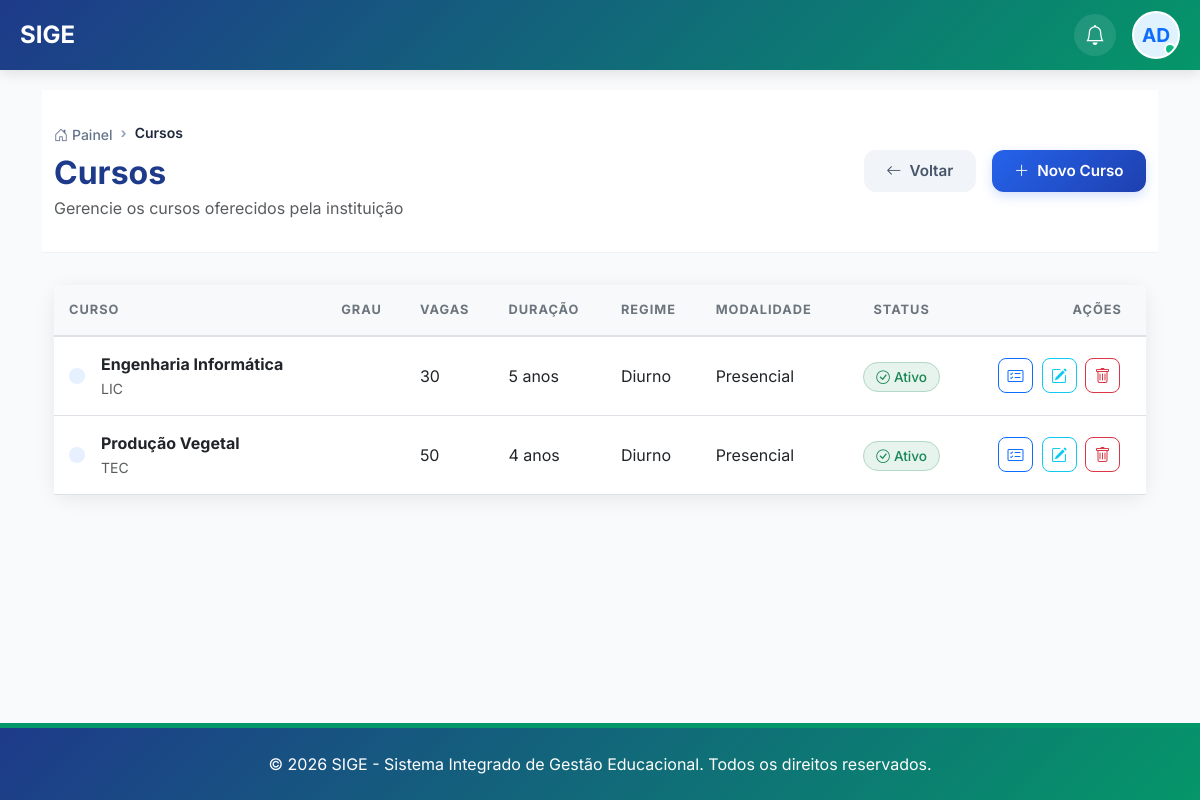
Screenshot of /cursos/ (signed in) with the database file from the repository.
### core/models.py (models this page shows, shortened)
class Curso(models.Model):
    REGIME_CHOICES = [
        ('diurno', 'Diurno'),
        ('pos-laboral', 'Pós-Laboral'),
    ]
    MODALIDADE_CHOICES = [
        ('presencial', 'Presencial'),
        ('semipresencial', 'Semipresencial'),
        ('ead', 'EAD'),
    ]
    DURACAO_CHOICES = [
        (3, '3 meses'),
        (6, '6 meses'),
        (12, '1 ano'),
        (24, '2 anos'),
        (36, '3 anos'),
        (48, '4 anos'),
        (60, '5 anos'),
    ]
    codigo = models.CharField(max_length=50, unique=True, default="CURSO", verbose_name="Código do Curso")
    nome = models.CharField(max_length=200, verbose_name="Nome do Curso")
    slug = models.SlugField(unique=True, null=True, blank=True, verbose_name="Slug (URL Amigável)")
    grau = models.ForeignKey(NivelAcademico, on_delete=models.CASCADE, related_name='cursos', verbose_name="Grau Académico")
    regime = models.CharField(max_length=20, choices=REGIME_CHOICES, default='diurno', verbose_name="Regime")
    modalidade = models.CharField(max_length=20, choices=MODALIDADE_CHOICES, default='presencial', verbose_name="Modalidade")
    descricao = models.TextField(blank=True, verbose_name="Descrição")
    vagas = models.PositiveIntegerField(verbose_name="Número de Vagas")
    duracao_meses = models.PositiveIntegerField(
        choices=DURACAO_CHOICES,
        default=12,
        verbose_name="Duração"
    )
    nota_minima = models.DecimalField(
        max_digits=4,
        decimal_places=2,
        default=10.00,
        validators=[MinValueValidator(10.00), MaxValueValidator(20.00)],
        verbose_name="Nota Mínima para Aprovação"
    )
    requer_prerequisitos = models.BooleanField(default=False, verbose_name="Requer Pré-requisitos")
    ativo = models.BooleanField(default=True, verbose_name="Ativo")
    data_criacao = models.DateTimeField(auto_now_add=True)
    data_atualizacao = models.DateTimeField(auto_now=True)
    class Meta:
        verbose_name = "Curso"
        verbose_name_plural = "Cursos"
        ordering = ['nome']

### core/views.py (the view)
# urls.py: path('cursos/', views.cursos_lista, name='cursos_lista'),
@login_required
def cursos_lista(request):
    cursos = Curso.objects.all().order_by('-ativo', 'nome')
    niveis = NivelAcademico.objects.all()
    print(f"DEBUG: Níveis carregados na view cursos_lista: {[n.nome for n in niveis]}")
    return render(request, 'core/listar_cursos.html', {'cursos': cursos, 'niveis': niveis})

### core/context_processors.py (called while the page is built)
def subscricao_context(request):
    if not request.user.is_authenticated:
        return {}
    subscricao = Subscricao.objects.filter(estado__in=['ativo', 'teste']).first()
    return {'subscricao': subscricao}

def global_academic_context(request):
    config = ConfiguracaoEscola.objects.first()
    context = {
        'config': config
    }
    if request.user.is_authenticated:
        ano_id = request.session.get('ano_academico_id')
        if ano_id:
            ano_atual = AnoAcademico.objects.filter(id=ano_id).first()
        else:
            ano_atual = AnoAcademico.get_atual()
            if ano_atual:
                request.session['ano_academico_id'] = ano_atual.id
        semestre_atual = None
        if ano_atual:
            semestre_atual = ano_atual.semestres.filter(ativo=True).first()
        perfil = PerfilUsuario.objects.filter(user=request.user).first()
        context.update({
            'ano_atual': ano_atual,
            'semestre_atual': semestre_atual,
            'user_perfil': perfil
        })
    return context

### core/models.py (called while the page is built)
    def __str__(self):
        return self.nome

### core/templates/core/listar_cursos.html (shortened to what this page needs)
{% extends 'core/base.html' %}
{% block content %}
<div class="page-header">
    <div class="container">
        <div class="d-flex justify-content-between align-items-center">
            <div>
                <nav aria-label="breadcrumb">
                    <ol class="breadcrumb mb-2">
                        <li class="breadcrumb-item"><a href="{% url 'painel_principal' %}"><i class="bi bi-house-door me-1"></i>Painel</a></li>
                        <li class="breadcrumb-item active" aria-current="page">Cursos</li>
                    </ol>
                </nav>
                <h2 class="fw-bold mb-1" style="color: #1e3a8a;">Cursos</h2>
                <p class="text-muted mb-0">Gerencie os cursos oferecidos pela instituição</p>
            </div>
            <div class="d-flex gap-3">
                <a href="{% url 'painel_principal' %}" class="btn-header btn-header-light text-decoration-none">
                    <i class="bi bi-arrow-left"></i> Voltar
                </a>
                <button type="button" id="btnNovoHeader" class="btn-header btn-header-primary" data-bs-toggle="modal" data-bs-target="#modalNovoCurso">
                    <i class="bi bi-plus-lg"></i> Novo Curso
                </button>
            </div>
        </div>
    </div>
</div>
<div class="container pb-5">
    <div class="tab-content" id="managementTabsContent">
        <div class="card academic-card">
            <div class="card-body p-0">
                <div class="table-responsive">
                    <table class="table table-modern mb-0">
                        <thead>
                            <tr>
                                <th>Curso</th>
                                <th>Grau</th>
                                <th>Vagas</th>
                                <th>Duração</th>
                                <th>Regime</th>
                                <th>Modalidade</th>
                                <th class="text-center">Status</th>
                                <th class="text-end pe-4">Ações</th>
                            </tr>
                        </thead>
                        <tbody>
                            {% for curso in cursos %}
                            <tr>
                                <td>
                                    <div class="d-flex align-items-center">
                                        <div class="bg-primary bg-opacity-10 p-2 rounded-3 me-3">
                                        </div>
                                        <div>
                                            <span class="fw-bold text-dark d-block">{{ curso.nome }}</span>
                                            <small class="text-muted">{{ curso.codigo }}</small>
                                        </div>
                                    </div>
                                </td>
                                <td>{{ curso.get_grau_display|default:'' }}</td>
                                <td>{{ curso.vagas }}</td>
                                <td>{{ curso.get_duracao_meses_display }}</td>
                                <td>{{ curso.get_regime_display|default:'' }}</td>
                                <td>{{ curso.get_modalidade_display|default:'' }}</td>
                                <td class="text-center">
                                    <button class="btn btn-link p-0 text-decoration-none btn-toggle-curso" data-curso-id="{{ curso.id }}">
                                        {% if curso.ativo %}
                                        <span class="status-badge bg-success bg-opacity-10 text-success border border-success border-opacity-25">
                                            <i class="bi bi-check-circle me-1"></i>Ativo
                                        </span>
                                        {% else %}
                                        <span class="status-badge bg-secondary bg-opacity-10 text-secondary border border-secondary border-opacity-25">
                                            <i class="bi bi-circle me-1"></i>Inativo
                                        </span>
                                        {% endif %}
                                    </button>
                                </td>
                                <td class="text-end pe-4">
                                    <a href="{% url 'grelha_curricular' %}" class="btn-action btn btn-outline-primary" title="Ver Plano Curricular">
                                        <i class="bi bi-card-checklist"></i>
                                    </a>
                                    <button class="btn-action btn btn-outline-info btn-editar-curso"
                                            data-curso-id="{{ curso.id }}"
                                            data-curso-codigo="{{ curso.codigo }}"
                                            data-curso-nome="{{ curso.nome }}"
                                            data-curso-vagas="{{ curso.vagas }}"
                                            data-curso-duracao="{{ curso.duracao_meses }}"
                                            data-curso-nota="{{ curso.nota_minima }}"
                                            data-curso-grau="{{ curso.grau }}"
                                            data-curso-regime="{{ curso.regime }}"
                                            data-curso-modalidade="{{ curso.modalidade }}"
                                            data-curso-requer="{{ curso.requer_prerequisitos|yesno:'True,False' }}"
                                            data-bs-toggle="modal" data-bs-target="#modalEditarCurso">
                                        <i class="bi bi-pencil-square"></i>
                                    </button>
                                    <button type="button" class="btn-action btn btn-outline-danger"
                                            onclick="openDeleteModal('{{ curso.id }}', '{{ curso.nome }}')">
                                        <i class="bi bi-trash"></i>
                                    </button>
                                </td>
                            </tr>
                            {% endfor %}
                        </tbody>
                    </table>
                </div>
            </div>
        </div>
    </div>
</div>
{% endblock %}

### core/templates/core/base.html (shortened to what this page needs)
{% load static %}
<!DOCTYPE html>
<html lang="pt-br">
<head>
    <link href="https://cdn.jsdelivr.net/npm/bootstrap@5.3.0/dist/css/bootstrap.min.css" rel="stylesheet">
    <link rel="stylesheet" href="https://cdn.jsdelivr.net/npm/bootstrap-icons@1.11.0/font/bootstrap-icons.css">
</head>
<body>
    {% if user.is_authenticated %}
    <div class="navbar-top">
        <div class="navbar-content d-flex justify-content-between align-items-center w-100">
            <div class="d-flex align-items-center gap-4">
                <div class="user-info">
                    <a href="/" class="user-logo" style="height: 48px; display: flex; align-items: center; text-decoration: none;">
                    </a>
                </div>
            </div>
            <div class="d-flex align-items-center gap-3">
                <div class="d-flex align-items-center gap-2">
                    <a href="{% url 'notificacoes' %}" class="nav-icon-btn" title="Notificações">
                        <i class="bi bi-bell fs-5"></i>
                    </a>
                </div>
                <div class="dropdown">
                    <div class="user-avatar" id="userDropdown" data-bs-toggle="dropdown" aria-expanded="false" style="cursor: pointer; background: white; border: 2px solid rgba(255,255,255,0.5); width: 48px; height: 48px; border-radius: 50%; overflow: hidden; display: flex; align-items: center; justify-content: center; flex-shrink: 0; position: relative;">
                    </div>
                </div>
            </div>
        </div>
    </div>
    {% endif %}
    <main class="container">
        {% block content %}{% endblock %}
    </main>
    <footer class="py-4">
        <div class="container text-center">
            <div class="row align-items-center">
                <div class="col-12">
                    <p class="mb-0">&copy; 2026 SIGE - Sistema Integrado de Gestão Educacional. Todos os direitos reservados.</p>
                </div>
            </div>
        </div>
    </footer>
</body>
</html>

### core/templates/core/base.html (style rules this page uses)
:root { --primary-color: #1e3a8a; --secondary-color: #059669; --accent-color: #f59e0b; --light-bg: #f8fafc; }
html, body { height: 100%; margin: 0; padding: 0; }
body { font-family: 'Inter', sans-serif; background-color: #f8fafc; display: flex; flex-direction: column; min-height: 100vh; }
main { flex: 1 0 auto; width: 100%; padding-bottom: 100px; }
footer { flex-shrink: 0; background: linear-gradient(135deg, var(--primary-color) 0%, var(--secondary-color) 100%); color: white; padding: 25px 0; width: 100%; margin-top: auto; border-top: 5px solid var(--secondary-color); position: relative; z-index: 1000; }
.navbar-top { flex-shrink: 0; background: linear-gradient(135deg, var(--primary-color) 0%, var(--secondary-color) 100%); height: 70px; color: white; display: flex; align-items: center; padding: 0 20px; z-index: 10001; box-shadow: 0 4px 12px rgba(0,0,0,0.1); }
.user-info { display: flex; align-items: center; gap: 15px; }
.user-avatar { width: 48px; height: 48px; border-radius: 50%; background: rgba(255,255,255,0.15); display: flex; align-items: center; justify-content: center; overflow: hidden; border: 2px solid rgba(255,255,255,0.2); }
.nav-icon-btn { width: 42px; height: 42px; border-radius: 50%; display: flex; align-items: center; justify-content: center; background: rgba(255,255,255,0.1); color: white; transition: all 0.2s; position: relative; }
main { flex: 1; padding-top: 20px; }
.card { transition: transform 0.3s; height: 100%; border-radius: 15px; border: none; box-shadow: 0 4px 6px rgba(0,0,0,0.05); }
.breadcrumb { background: transparent; padding: 0; margin-bottom: 1rem; }
.breadcrumb-item + .breadcrumb-item::before { content: "›"; color: #94a3b8; font-weight: bold; }
.breadcrumb-item a { color: #64748b; text-decoration: none; transition: color 0.2s; font-size: 0.875rem; font-weight: 500; }
.breadcrumb-item.active { color: #1e293b; font-weight: 600; font-size: 0.875rem; }

### core/templates/core/listar_cursos.html (style rules this page uses)
.academic-card { border: none; border-radius: 15px; box-shadow: 0 4px 20px rgba(0,0,0,0.08); transition: transform 0.3s ease; }
.table-modern thead th { background-color: #f8f9fa; text-transform: uppercase; font-size: 0.8rem; letter-spacing: 1px; color: #6c757d; border-bottom: 2px solid #dee2e6; padding: 15px; }
.table-modern tbody td { padding: 15px; vertical-align: middle; }
.status-badge { padding: 6px 12px; border-radius: 20px; font-weight: 500; font-size: 0.85rem; }
.btn-action { width: 35px; height: 35px; border-radius: 8px; display: inline-flex; align-items: center; justify-content: center; margin: 0 2px; transition: all 0.2s; }
.page-header { background: white; padding: 2rem 0; margin-bottom: 2rem; border-bottom: 1px solid #edf2f7; }
.btn-header { border: none; border-radius: 12px; padding: 0.6rem 1.4rem; font-weight: 600; display: inline-flex; align-items: center; gap: 8px; transition: all 0.2s cubic-bezier(0.4, 0, 0.2, 1); font-size: 0.95rem; }
.btn-header-light { background: #f1f5f9; color: #475569; }
.btn-header-primary { background: linear-gradient(135deg, #2563eb 0%, #1e40af 100%); color: white; box-shadow: 0 4px 12px rgba(37, 99, 235, 0.2); }

### rows the page displays
Curso: nome "Engenharia Informática", codigo "LIC", vagas "30", duracao_meses "5 anos", regime "Diurno", modalidade "Presencial", ativo True (drawn)
Curso: nome "Produção Vegetal", codigo "TEC", vagas "50", duracao_meses "4 anos", regime "Diurno", modalidade "Presencial", ativo True (drawn)
